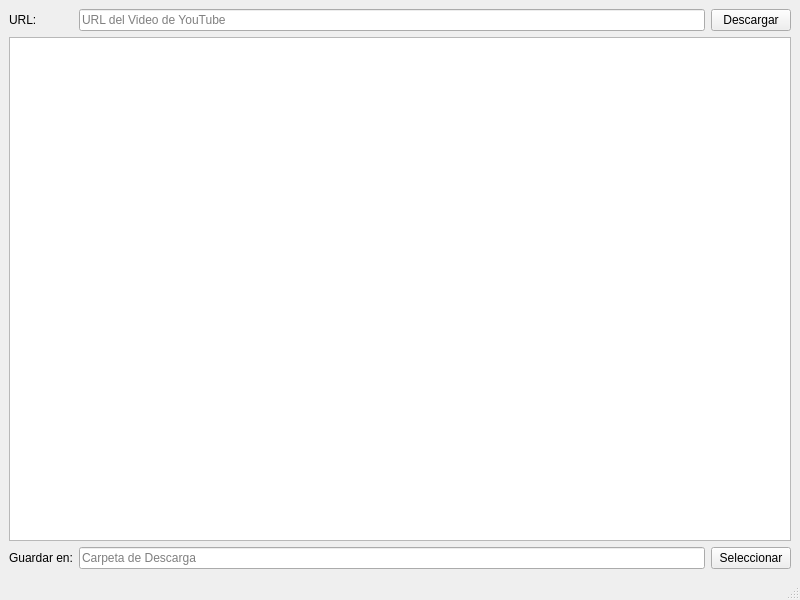
<?xml version="1.0" encoding="UTF-8"?>
<ui version="4.0">
 <class>MainWindow</class>
 <widget class="QMainWindow" name="MainWindow">
  <property name="geometry">
   <rect>
    <x>0</x>
    <y>0</y>
    <width>800</width>
    <height>600</height>
   </rect>
  </property>
  <property name="windowTitle">
   <string>MainWindow</string>
  </property>
  <widget class="QWidget" name="centralwidget">
   <layout class="QGridLayout" name="gridLayout">
    <item row="1" column="0" colspan="3">
     <widget class="QListWidget" name="downloadListWidget"/>
    </item>
    <item row="3" column="1">
     <widget class="QLineEdit" name="outputDirLineEdit">
      <property name="toolTip">
       <string>&lt;html&gt;&lt;head/&gt;&lt;body&gt;&lt;p&gt;Carpeta de Salida&lt;/p&gt;&lt;/body&gt;&lt;/html&gt;</string>
      </property>
      <property name="text">
       <string/>
      </property>
      <property name="placeholderText">
       <string>Carpeta de Descarga</string>
      </property>
     </widget>
    </item>
    <item row="3" column="2">
     <widget class="QPushButton" name="browsePushButton">
      <property name="text">
       <string>Seleccionar</string>
      </property>
     </widget>
    </item>
    <item row="0" column="0">
     <widget class="QLabel" name="label">
      <property name="text">
       <string>URL:</string>
      </property>
     </widget>
    </item>
    <item row="0" column="1">
     <widget class="QLineEdit" name="urlLineEdit">
      <property name="text">
       <string/>
      </property>
      <property name="placeholderText">
       <string>URL del Video de YouTube</string>
      </property>
     </widget>
    </item>
    <item row="3" column="0">
     <widget class="QLabel" name="label_2">
      <property name="text">
       <string>Guardar en:</string>
      </property>
     </widget>
    </item>
    <item row="0" column="2">
     <widget class="QPushButton" name="downloadPushButton">
      <property name="text">
       <string>Descargar</string>
      </property>
     </widget>
    </item>
   </layout>
  </widget>
  <widget class="QMenuBar" name="menubar">
   <property name="geometry">
    <rect>
     <x>0</x>
     <y>0</y>
     <width>800</width>
     <height>25</height>
    </rect>
   </property>
  </widget>
  <widget class="QStatusBar" name="statusbar"/>
 </widget>
 <resources/>
 <connections/>
</ui>
